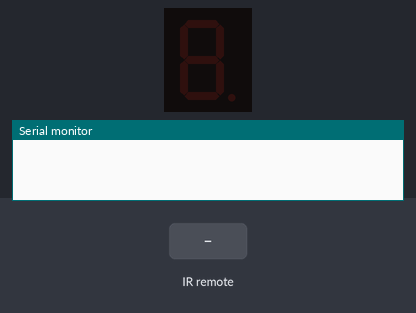
The sketch below on a simulated Arduino Uno, built with avr-gcc and run on an emulated ATmega328P. On the bench: 1-digit seven-segment display, the last lines printed to the serial monitor. Wiring (inferred from the names in the program): 1-digit 7-segment display, segments lit when HIGH: segments pin 2, pin 3, pin 4, pin 6, pin 7, pin 9, pin 8, pin 5. Inputs (shaded band) come from the test bench. The segment pins are drawn as the display they are named for.

Above: at 1.2 s.
1.3 s: infrared code 0xFF6897 received
At 2.5 s:
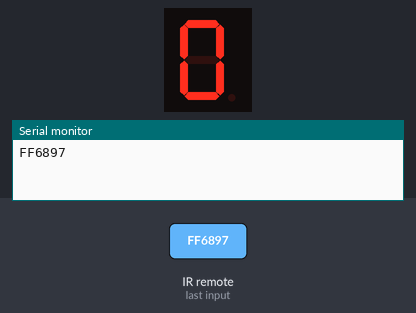
2.8 s: infrared code 0xFF30CF received
At 3.7 s:
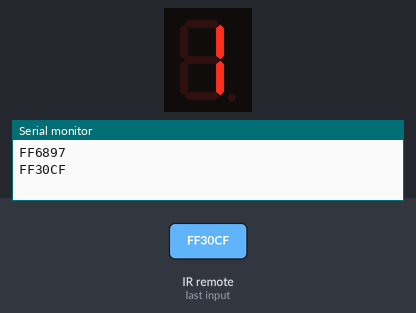
4.3 s: infrared code 0xFF18E7 received
At 4.8 s:
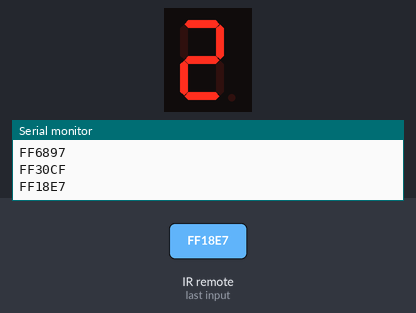
5.8 s: infrared code 0xFF7A85 received
At 7.0 s:
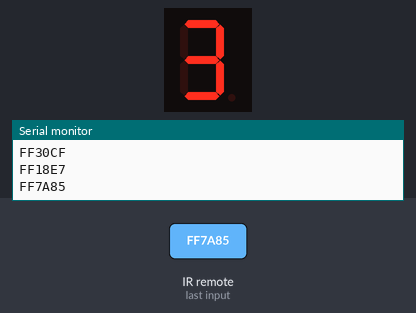
7.3 s: infrared code 0xFF10EF received
At 8.3 s:
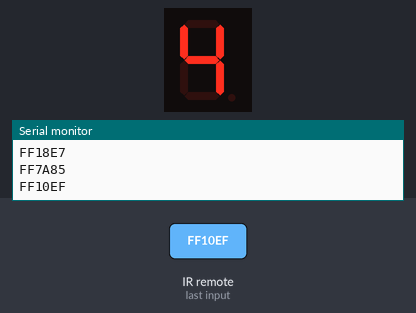
8.8 s: infrared code 0xFF38C7 received
At 9.4 s:
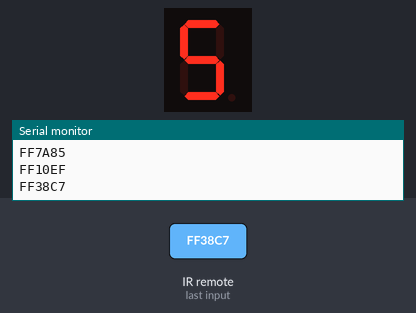
Timing chart, 0 to 11.3 s (numbered marks = the images above; inputs shaded):
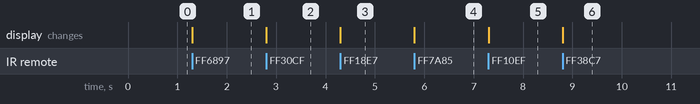

The sketch:

IR_DISPLAY.ino
```cpp
#include <IRremote.h>

const int IR_PIN = 13;

enum{
   ZERO=B11111100, //0
   ONE=B01100000, //1
   TWO=B11011010, //2
   THREE=B11110010, //3
   FOUR=B01100110, //4
   FIVE=B10110110, //5
   SIX=B10111110, //6
   SEVEN=B11100000, //7
   EIGHT=B11111110, //8
   NINE=B11100110, //9
   VOID=B00000000, //shows nothing
   RIGHT=B00001110,
   LEFT=B01100010,
   MINUS=B00000010,
   E=B10011110,
   MUTE=B10010010
 };
/*FF629D mode
FFE21D mute
FF22DD start
FF02FD left
FFC23D right
FFE01F EQ
FFA857 minus
FF906F plus
FF9867 remolino
FFB04F u/sd
*/
const int segmentPins[8]= { 5,8,9,7,6,4,3,2 };

IRrecv irrecv(IR_PIN);
decode_results results;

void setup() {
  Serial.begin(9600);
  irrecv.enableIRIn();
  for (int i=0; i < 8; i++){
    pinMode(segmentPins[i], OUTPUT);
  }
}

void loop() {
  if(irrecv.decode(&results)){
    if(results.value!=-1){
      Serial.println(results.value,HEX);
      switch(results.value){
      case 0xFF6897:show(ZERO);break;
      case 0xFF30CF:show(ONE);break;
      case 0xFF18E7:show(TWO);break;
      case 0xFF7A85:show(THREE);break;
      case 0xFF10EF:show(FOUR);break;
      case 0xFF38C7:show(FIVE);break;
      case 0xFF5AA5:show(SIX);break;
      case 0xFF42BD:show(SEVEN);break;
      case 0xFF4AB5:show(EIGHT);break;
      case 0xFF52AD:show(NINE);break;
      case 0xFFA25D:show(VOID);break;
      case 0xFF02FD:show(LEFT);break;
      case 0xFFC23D:show(RIGHT);break;
      case 0xFFE01F:show(E);break;
      case 0xFFA857:show(MINUS);break;
      case 0xFFE21D:show(MUTE);break;
      }
    }
    irrecv.resume();
  }
}

void show(int value){
  boolean isBitSet;
  for (int segment=0; segment < 8; segment++){
    isBitSet= bitRead(value, segment);
    digitalWrite(segmentPins[segment], isBitSet);
  }
}
```

Measured:
- after the input at 1.3 s, the display: changes at once (image 1)
- after the input at 2.8 s, the display: changes at once (image 2)
- after the input at 4.3 s, the display: changes at once (image 3)
- after the input at 5.8 s, the display: changes at once (image 4)
- after the input at 7.3 s, the display: changes at once (image 5)
- after the input at 8.8 s, the display: changes at once (image 6)
